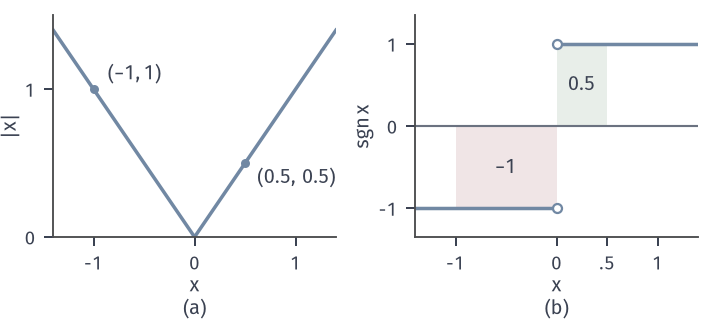

This chart was generated by the following Python code:
from pathlib import Path
import sys
ROOT = next(p for p in Path(__file__).resolve().parents if (p/'build.sh').is_file() and (p/'tex/book.tex').is_file())
sys.path.insert(0, str(ROOT/'figures/00-shared/mathematical-preliminaries-upper/00-shared/comprehension-figures'))
from support import figure, save, BLUE, GREEN, YELLOW, RED, PURPLE, INK, MUTED, GRID, BLUE_FILL, GREEN_FILL, YELLOW_FILL, RED_FILL, PURPLE_FILL
import numpy as np

def bump(t):
    """psi(t)=exp(-1/(1-t^2)) on |t|<1 and 0 elsewhere."""
    t = np.asarray(t, float); out = np.zeros_like(t); m = np.abs(t) < 1
    out[m] = np.exp(-1/(1-t[m]**2)); return out
C1 = 0.44399381623014  # integral of psi over [-1,1]
def rho(t, eps=1.0):
    """1-D mollifier rho_eps(t)=rho(t/eps)/eps."""
    return bump(np.asarray(t, float)/eps)/C1/eps
def mollify(fun, x, eps, n=4001):
    """f_eps(x)=int rho_eps(z) f(x-z) dz by the midpoint rule on [-eps,eps]."""
    z = (np.arange(n)+.5)/n*2*eps-eps; dz = 2*eps/n
    return np.array([np.sum(rho(z, eps)*fun(xi-z))*dz for xi in np.atleast_1d(x)])
def letters(fig, axes, y=.02):
    for ax, s in zip(axes, ['(a)', '(b)', '(c)']):
        p = ax.get_position(); fig.text((p.x0+p.x1)/2, y, s, ha='center', va='bottom')
fig, axes = figure(width_mm=100, height_mm=46, ncols=2)
fig.set_layout_engine(None); fig.subplots_adjust(left=.075, right=.985, top=.95, bottom=.27, wspace=.28)
a = axes[0]; x = np.array([-1.4, 0, 1.4]); a.plot(x, np.abs(x), color=BLUE, lw=1.4)
a.plot([-1, .5], [1, .5], 'o', ms=3.6, color=BLUE, mew=0); a.text(-.86, 1.03, r'$(-1,1)$', ha='left', va='bottom'); a.text(.62, .47, r'$(0.5,\,0.5)$', ha='left', va='top')
a.set_xlim(-1.4, 1.4); a.set_ylim(0, 1.5); a.set_xticks([-1, 0, 1]); a.set_yticks([0, 1]); a.set_xlabel('$x$', labelpad=1); a.set_ylabel(r'$|x|$', labelpad=2)
b = axes[1]
b.fill_between([-1, 0], -1, 0, color=RED_FILL, lw=0); b.fill_between([0, .5], 0, 1, color=GREEN_FILL, lw=0)
b.plot([-1.4, 0], [-1, -1], color=BLUE, lw=1.4); b.plot([0, 1.4], [1, 1], color=BLUE, lw=1.4); b.axhline(0, color=MUTED, lw=.85)
b.plot([0, 0], [-1, 1], 'o', ms=3.6, mfc='white', mec=BLUE, mew=.9, zorder=5, clip_on=False)
b.text(-.5, -.5, '$-1$', ha='center', va='center'); b.text(.25, .5, '$0.5$', ha='center', va='center')
b.set_xlim(-1.4, 1.4); b.set_ylim(-1.35, 1.35); b.set_xticks([-1, 0, .5, 1]); b.set_xticklabels(['-1', '0', '.5', '1']); b.set_yticks([-1, 0, 1]); b.set_xlabel('$x$', labelpad=1); b.set_ylabel(r'$\mathrm{sgn}\,x$', labelpad=2)
letters(fig, axes)
save(fig, Path(__file__).resolve().parent, 'figure', {'formula': '|x| and sgn x; int_{-1}^{0.5} sgn = -1+0.5'})
